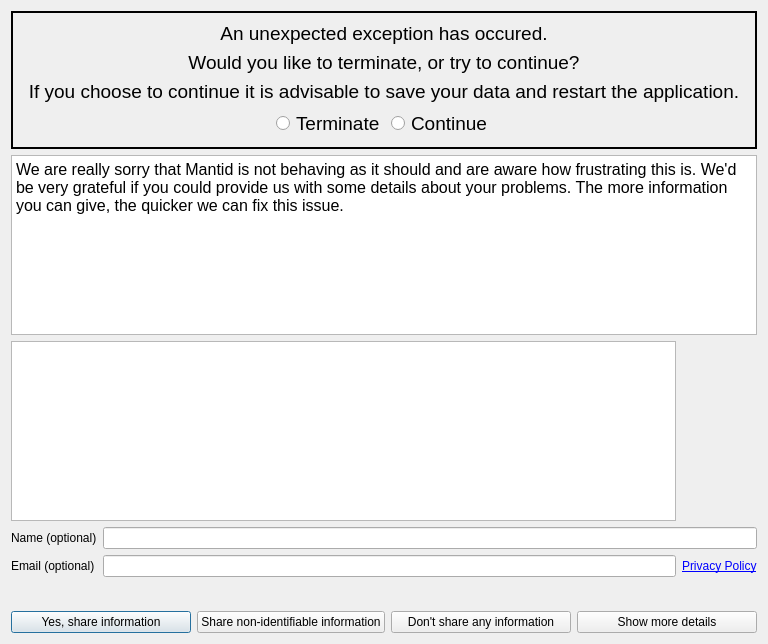
<?xml version="1.0" encoding="UTF-8"?>
<ui version="4.0">
 <class>Errorreport</class>
 <widget class="QDialog" name="Errorreport">
  <property name="geometry">
   <rect>
    <x>0</x>
    <y>0</y>
    <width>768</width>
    <height>644</height>
   </rect>
  </property>
  <property name="sizePolicy">
   <sizepolicy hsizetype="Preferred" vsizetype="Expanding">
    <horstretch>0</horstretch>
    <verstretch>0</verstretch>
   </sizepolicy>
  </property>
  <property name="windowTitle">
   <string>Error Report</string>
  </property>
  <layout class="QGridLayout" name="gridLayout_3">
   <item row="2" column="1">
    <widget class="QLabel" name="icon">
     <property name="enabled">
      <bool>true</bool>
     </property>
     <property name="sizePolicy">
      <sizepolicy hsizetype="Fixed" vsizetype="Fixed">
       <horstretch>0</horstretch>
       <verstretch>0</verstretch>
      </sizepolicy>
     </property>
     <property name="minimumSize">
      <size>
       <width>75</width>
       <height>161</height>
      </size>
     </property>
     <property name="text">
      <string/>
     </property>
     <property name="pixmap">
      <pixmap>../../../../mantid-xcode/mantid/images/crying_mantid.png</pixmap>
     </property>
     <property name="scaledContents">
      <bool>true</bool>
     </property>
    </widget>
   </item>
   <item row="3" column="0" colspan="2">
    <layout class="QGridLayout" name="gridLayout">
     <item row="1" column="1">
      <widget class="QLineEdit" name="input_email_line_edit">
       <property name="maxLength">
        <number>128</number>
       </property>
       <property name="frame">
        <bool>true</bool>
       </property>
      </widget>
     </item>
     <item row="0" column="1" colspan="2">
      <widget class="QLineEdit" name="input_name_line_edit">
       <property name="maxLength">
        <number>128</number>
       </property>
      </widget>
     </item>
     <item row="0" column="0">
      <widget class="QLabel" name="label">
       <property name="text">
        <string>Name (optional)</string>
       </property>
      </widget>
     </item>
     <item row="1" column="0">
      <widget class="QLabel" name="label_2">
       <property name="text">
        <string>Email (optional)</string>
       </property>
      </widget>
     </item>
     <item row="1" column="2">
      <widget class="QLabel" name="privacy_policy_label">
       <property name="autoFillBackground">
        <bool>false</bool>
       </property>
       <property name="frameShape">
        <enum>QFrame::NoFrame</enum>
       </property>
       <property name="frameShadow">
        <enum>QFrame::Plain</enum>
       </property>
       <property name="text">
        <string>&lt;html&gt;&lt;head/&gt;&lt;body&gt;&lt;p&gt;&lt;a href=&quot;https://www.mantidproject.org/MantidProject:Privacy_policy#Usage_Data_recorded_in_Mantid&quot;&gt;&lt;span style=&quot; text-decoration: underline; color:#0000ff;&quot;&gt;Privacy Policy&lt;/span&gt;&lt;/a&gt;&lt;/p&gt;&lt;/body&gt;&lt;/html&gt;</string>
       </property>
       <property name="textFormat">
        <enum>Qt::RichText</enum>
       </property>
       <property name="openExternalLinks">
        <bool>false</bool>
       </property>
       <property name="textInteractionFlags">
        <set>Qt::TextBrowserInteraction</set>
       </property>
      </widget>
     </item>
     <item row="2" column="0" colspan="3">
      <spacer name="verticalSpacer">
       <property name="orientation">
        <enum>Qt::Vertical</enum>
       </property>
       <property name="sizeType">
        <enum>QSizePolicy::Expanding</enum>
       </property>
       <property name="sizeHint" stdset="0">
        <size>
         <width>20</width>
         <height>40</height>
        </size>
       </property>
      </spacer>
     </item>
    </layout>
   </item>
   <item row="4" column="0" colspan="2">
    <layout class="QHBoxLayout" name="horizontalLayout">
     <item>
      <widget class="QPushButton" name="fullShareButton">
       <property name="toolTip">
        <string>&lt;html&gt;&lt;head/&gt;&lt;body&gt;&lt;p&gt;Information about your system architecture and mantid version are shared as well as a hashed user ID. For a full list see the privacy policy linked above.&lt;/p&gt;&lt;p&gt;The name and email entered in the two boxes above is also shared.&lt;/p&gt;&lt;/body&gt;&lt;/html&gt;</string>
       </property>
       <property name="text">
        <string>Yes, share information</string>
       </property>
      </widget>
     </item>
     <item>
      <widget class="QPushButton" name="nonIDShareButton">
       <property name="toolTip">
        <string>&lt;html&gt;&lt;head/&gt;&lt;body&gt;&lt;p&gt;Information about your system architecture and mantid version are shared as well as a hashed user ID. For a full list see the privacy policy linked above.&lt;/p&gt;&lt;/body&gt;&lt;/html&gt;</string>
       </property>
       <property name="text">
        <string>Share non-identifiable information</string>
       </property>
      </widget>
     </item>
     <item>
      <widget class="QPushButton" name="noShareButton">
       <property name="toolTip">
        <string>&lt;html&gt;&lt;head/&gt;&lt;body&gt;&lt;p&gt;No error report is sent.&lt;/p&gt;&lt;/body&gt;&lt;/html&gt;</string>
       </property>
       <property name="text">
        <string>Don't share any information</string>
       </property>
      </widget>
     </item>
     <item>
      <widget class="QPushButton" name="moreDetailsButton">
       <property name="text">
        <string>Show more details</string>
       </property>
      </widget>
     </item>
    </layout>
   </item>
   <item row="0" column="0" colspan="2">
    <widget class="QFrame" name="continue_terminate_frame">
     <property name="font">
      <font>
       <pointsize>14</pointsize>
      </font>
     </property>
     <property name="frameShape">
      <enum>QFrame::Box</enum>
     </property>
     <property name="lineWidth">
      <number>2</number>
     </property>
     <layout class="QGridLayout" name="gridLayout_2">
      <item row="1" column="0">
       <layout class="QHBoxLayout" name="horizontalLayout_3">
        <item>
         <spacer name="horizontalSpacer">
          <property name="orientation">
           <enum>Qt::Horizontal</enum>
          </property>
          <property name="sizeHint" stdset="0">
           <size>
            <width>40</width>
            <height>20</height>
           </size>
          </property>
         </spacer>
        </item>
        <item>
         <widget class="QRadioButton" name="radioButtonExit">
          <property name="text">
           <string>Terminate</string>
          </property>
         </widget>
        </item>
        <item>
         <widget class="QRadioButton" name="radioButtonContinue">
          <property name="text">
           <string>Continue</string>
          </property>
         </widget>
        </item>
        <item>
         <spacer name="horizontalSpacer_2">
          <property name="orientation">
           <enum>Qt::Horizontal</enum>
          </property>
          <property name="sizeHint" stdset="0">
           <size>
            <width>40</width>
            <height>20</height>
           </size>
          </property>
         </spacer>
        </item>
       </layout>
      </item>
      <item row="0" column="0">
       <layout class="QVBoxLayout" name="verticalLayout_2">
        <item>
         <widget class="QLabel" name="label_5">
          <property name="text">
           <string>An unexpected exception has occured.</string>
          </property>
          <property name="alignment">
           <set>Qt::AlignCenter</set>
          </property>
         </widget>
        </item>
        <item>
         <widget class="QLabel" name="label_3">
          <property name="text">
           <string>Would you like to terminate, or try to continue?</string>
          </property>
          <property name="alignment">
           <set>Qt::AlignCenter</set>
          </property>
         </widget>
        </item>
        <item>
         <widget class="QLabel" name="label_4">
          <property name="text">
           <string>If you choose to continue it is advisable to save your data and restart the application.</string>
          </property>
          <property name="alignment">
           <set>Qt::AlignCenter</set>
          </property>
         </widget>
        </item>
       </layout>
      </item>
     </layout>
    </widget>
   </item>
   <item row="1" column="0" colspan="2">
    <widget class="QTextBrowser" name="requestTextBrowser">
     <property name="sizePolicy">
      <sizepolicy hsizetype="Expanding" vsizetype="Expanding">
       <horstretch>0</horstretch>
       <verstretch>0</verstretch>
      </sizepolicy>
     </property>
     <property name="frameShadow">
      <enum>QFrame::Plain</enum>
     </property>
     <property name="verticalScrollBarPolicy">
      <enum>Qt::ScrollBarAlwaysOff</enum>
     </property>
     <property name="html">
      <string>&lt;!DOCTYPE HTML PUBLIC &quot;-//W3C//DTD HTML 4.0//EN&quot; &quot;http://www.w3.org/TR/REC-html40/strict.dtd&quot;&gt;
&lt;html&gt;&lt;head&gt;&lt;meta name=&quot;qrichtext&quot; content=&quot;1&quot; /&gt;&lt;style type=&quot;text/css&quot;&gt;
p, li { white-space: pre-wrap; }
&lt;/style&gt;&lt;/head&gt;&lt;body style=&quot; font-family:'Ubuntu'; font-size:11pt; font-weight:400; font-style:normal;&quot;&gt;
&lt;p style=&quot; margin-top:0px; margin-bottom:0px; margin-left:0px; margin-right:0px; -qt-block-indent:0; text-indent:0px;&quot;&gt;&lt;span style=&quot; font-family:'.SF NS Text'; font-size:12pt; color:#000000;&quot;&gt;We are really sorry that Mantid is not behaving as it should and are aware how frustrating this is. We'd be very grateful if you could provide us with some details about your problems. The more information you can give, the quicker we can fix this issue.&lt;/span&gt;&lt;/p&gt;&lt;/body&gt;&lt;/html&gt;</string>
     </property>
     <property name="openExternalLinks">
      <bool>false</bool>
     </property>
     <property name="openLinks">
      <bool>false</bool>
     </property>
    </widget>
   </item>
   <item row="2" column="0">
    <widget class="QTextEdit" name="input_free_text">
     <property name="sizePolicy">
      <sizepolicy hsizetype="MinimumExpanding" vsizetype="Expanding">
       <horstretch>0</horstretch>
       <verstretch>0</verstretch>
      </sizepolicy>
     </property>
     <property name="minimumSize">
      <size>
       <width>400</width>
       <height>0</height>
      </size>
     </property>
     <property name="autoFillBackground">
      <bool>false</bool>
     </property>
     <property name="frameShadow">
      <enum>QFrame::Plain</enum>
     </property>
    </widget>
   </item>
  </layout>
 </widget>
 <resources/>
 <connections/>
</ui>
